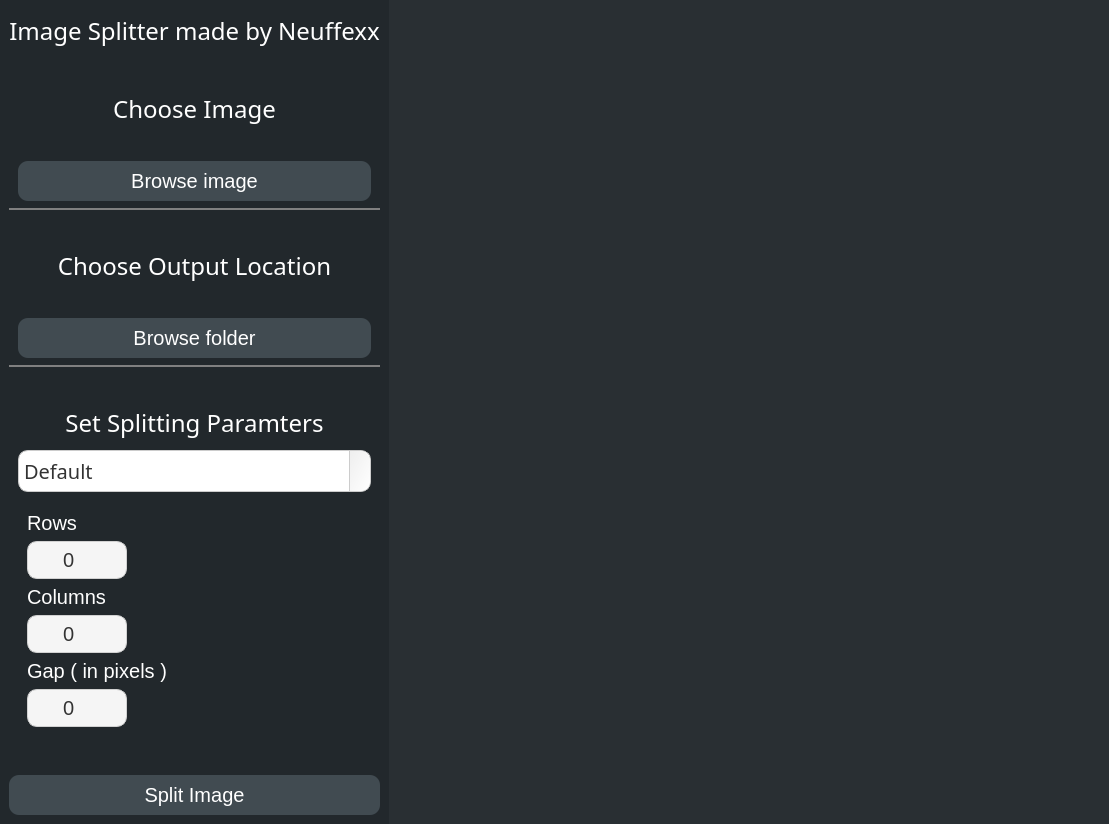
<?xml version="1.0" encoding="UTF-8"?>
<ui version="4.0">
 <class>MainWindow</class>
 <widget class="QMainWindow" name="MainWindow">
  <property name="geometry">
   <rect>
    <x>0</x>
    <y>0</y>
    <width>1109</width>
    <height>824</height>
   </rect>
  </property>
  <property name="font">
   <font>
    <pointsize>9</pointsize>
    <italic>false</italic>
    <bold>false</bold>
   </font>
  </property>
  <property name="windowTitle">
   <string>DisplayKeys-IS</string>
  </property>
  <property name="windowIcon">
   <iconset>
    <normaloff>ProjectFiles/assets/DisplayKeys-IS.ico</normaloff>ProjectFiles/assets/DisplayKeys-IS.ico</iconset>
  </property>
  <property name="styleSheet">
   <string notr="true">#left_menu_wrapper {
	background-color: #22282c;
}

#preview_wrapper {
	background-color: #292f33;
}

* {
	font: &quot;Poppins&quot;;
}

QLabel {
color: white;
}
QPushButton{
	border-radius: 10px;
	background-color: rgb(65, 75, 81);
	color: white;
}
QPushButton:hover {
    background-color: rgb(82, 95, 102);
    border: 2px solid #AAAAAA;
}
QComboBox {
	border-radius: 10px;
	background-color: rgb(65, 75, 81);
	color: white;
}
</string>
  </property>
  <widget class="QWidget" name="centralwidget">
   <layout class="QHBoxLayout" name="horizontalLayout">
    <property name="spacing">
     <number>0</number>
    </property>
    <property name="leftMargin">
     <number>0</number>
    </property>
    <property name="topMargin">
     <number>0</number>
    </property>
    <property name="rightMargin">
     <number>0</number>
    </property>
    <property name="bottomMargin">
     <number>0</number>
    </property>
    <item>
     <widget class="QWidget" name="left_menu_wrapper" native="true">
      <property name="styleSheet">
       <string notr="true"/>
      </property>
      <layout class="QVBoxLayout" name="verticalLayout_4">
       <property name="spacing">
        <number>30</number>
       </property>
       <item>
        <widget class="QLabel" name="title_label">
         <property name="font">
          <font>
           <family>Poppins</family>
           <pointsize>18</pointsize>
           <italic>false</italic>
           <bold>false</bold>
          </font>
         </property>
         <property name="text">
          <string>Image Splitter made by Neuffexx</string>
         </property>
         <property name="alignment">
          <set>Qt::AlignCenter</set>
         </property>
        </widget>
       </item>
       <item>
        <widget class="QWidget" name="import_image_wrapper" native="true">
         <property name="styleSheet">
          <string notr="true">.QWidget {
border-bottom: 2px solid grey
}</string>
         </property>
         <layout class="QVBoxLayout" name="verticalLayout">
          <item>
           <widget class="QLabel" name="browse_label">
            <property name="font">
             <font>
              <family>Poppins</family>
              <pointsize>18</pointsize>
              <italic>false</italic>
              <bold>false</bold>
             </font>
            </property>
            <property name="text">
             <string>Choose Image</string>
            </property>
            <property name="alignment">
             <set>Qt::AlignCenter</set>
            </property>
           </widget>
          </item>
          <item>
           <widget class="QLabel" name="input_image_path">
            <property name="font">
             <font>
              <pointsize>15</pointsize>
              <italic>false</italic>
              <bold>false</bold>
             </font>
            </property>
            <property name="text">
             <string/>
            </property>
            <property name="alignment">
             <set>Qt::AlignCenter</set>
            </property>
           </widget>
          </item>
          <item>
           <widget class="QPushButton" name="browse_button">
            <property name="minimumSize">
             <size>
              <width>0</width>
              <height>40</height>
             </size>
            </property>
            <property name="font">
             <font>
              <pointsize>15</pointsize>
              <italic>false</italic>
              <bold>false</bold>
             </font>
            </property>
            <property name="cursor">
             <cursorShape>PointingHandCursor</cursorShape>
            </property>
            <property name="text">
             <string>Browse image</string>
            </property>
           </widget>
          </item>
         </layout>
        </widget>
       </item>
       <item>
        <widget class="QWidget" name="output_wrapper" native="true">
         <property name="styleSheet">
          <string notr="true">.QWidget {
border-bottom: 2px solid grey
}</string>
         </property>
         <layout class="QVBoxLayout" name="verticalLayout_2">
          <item>
           <widget class="QLabel" name="browse_label_2">
            <property name="font">
             <font>
              <family>Poppins</family>
              <pointsize>18</pointsize>
              <italic>false</italic>
              <bold>false</bold>
             </font>
            </property>
            <property name="text">
             <string>Choose Output Location</string>
            </property>
            <property name="alignment">
             <set>Qt::AlignCenter</set>
            </property>
           </widget>
          </item>
          <item>
           <widget class="QLabel" name="input_image_path_2">
            <property name="font">
             <font>
              <pointsize>15</pointsize>
              <italic>false</italic>
              <bold>false</bold>
             </font>
            </property>
            <property name="text">
             <string/>
            </property>
            <property name="alignment">
             <set>Qt::AlignCenter</set>
            </property>
           </widget>
          </item>
          <item>
           <widget class="QPushButton" name="browse_button_2">
            <property name="minimumSize">
             <size>
              <width>0</width>
              <height>40</height>
             </size>
            </property>
            <property name="font">
             <font>
              <pointsize>15</pointsize>
              <italic>false</italic>
              <bold>false</bold>
             </font>
            </property>
            <property name="cursor">
             <cursorShape>PointingHandCursor</cursorShape>
            </property>
            <property name="text">
             <string>Browse folder</string>
            </property>
           </widget>
          </item>
         </layout>
        </widget>
       </item>
       <item>
        <widget class="QWidget" name="splitting_wrapper" native="true">
         <property name="styleSheet">
          <string notr="true"/>
         </property>
         <layout class="QVBoxLayout" name="verticalLayout_5">
          <property name="spacing">
           <number>10</number>
          </property>
          <item>
           <widget class="QLabel" name="splitting_title">
            <property name="font">
             <font>
              <family>Poppins</family>
              <pointsize>18</pointsize>
              <italic>false</italic>
              <bold>false</bold>
             </font>
            </property>
            <property name="text">
             <string>Set Splitting Paramters</string>
            </property>
            <property name="alignment">
             <set>Qt::AlignCenter</set>
            </property>
           </widget>
          </item>
          <item>
           <widget class="QComboBox" name="comboBox">
            <property name="minimumSize">
             <size>
              <width>162</width>
              <height>30</height>
             </size>
            </property>
            <property name="maximumSize">
             <size>
              <width>16777215</width>
              <height>16777215</height>
             </size>
            </property>
            <property name="font">
             <font>
              <family>Poppins</family>
              <pointsize>15</pointsize>
              <italic>false</italic>
              <bold>false</bold>
             </font>
            </property>
            <property name="cursor">
             <cursorShape>PointingHandCursor</cursorShape>
            </property>
            <property name="styleSheet">
             <string notr="true">QComboBox {
    background-color: #FFFFFF;
    border: 1px solid #CCCCCC;
    border-radius: 10px;
    padding: 5px;
    min-width: 150px;
    color: #333333;
}

QComboBox::drop-down {
    subcontrol-origin: padding;
    subcontrol-position: right;
    width: 20px;
    border-left-width: 1px;
    border-left-color: #CCCCCC;
    border-left-style: solid;
    border-top-right-radius: 10px;
    border-bottom-right-radius: 10px;
    background: qlineargradient(x1:0, y1:0, x2:1, y2:1, stop:0 #EEEEEE, stop:1 #FFFFFF);
}

QComboBox::down-arrow {
    image: url(assets/chevron-down.svg)
}

QComboBox:hover {
    background-color: #F2F2F2;
    border: 1px solid #AAAAAA;
}

QComboBox::drop-down:hover {
    background: qlineargradient(x1:0, y1:0, x2:1, y2:1, stop:0 #DDDDDD, stop:1 #FFFFFF);
}</string>
            </property>
            <property name="currentText">
             <string>Default</string>
            </property>
            <property name="frame">
             <bool>true</bool>
            </property>
            <item>
             <property name="text">
              <string>Default</string>
             </property>
            </item>
            <item>
             <property name="text">
              <string>User Defined</string>
             </property>
            </item>
           </widget>
          </item>
          <item>
           <widget class="QWidget" name="settings_wrapper" native="true">
            <property name="font">
             <font>
              <pointsize>15</pointsize>
              <italic>false</italic>
              <bold>false</bold>
             </font>
            </property>
            <property name="styleSheet">
             <string notr="true">QSpinBox {
    border: 1px solid #d1d1d1;
    border-radius: 10px;
    padding: 5px;
    background-color: #f5f5f5;
    color: #333333;
}

QSpinBox:hover {
    background-color: #e8e8e8;
}

QSpinBox::up-button {
    subcontrol-origin: border;
    subcontrol-position: top right;
    width: 16px;
    border-top-right-radius: 10px;
}

QSpinBox::down-button {
    subcontrol-origin: border;
    subcontrol-position: bottom right;
    width: 16px;
    border-bottom-right-radius: 10px;
}

QSpinBox::up-arrow {
    image: url(assets/chevron-up.svg);
    width: 10px;
    height: 10px;
}

QSpinBox::down-arrow {
    image: url(assets/chevron-up.svg);
    width: 10px;
    height: 10px;
}</string>
            </property>
            <layout class="QVBoxLayout" name="verticalLayout_3">
             <item>
              <widget class="QLabel" name="rows_label">
               <property name="font">
                <font>
                 <pointsize>15</pointsize>
                 <italic>false</italic>
                 <bold>false</bold>
                </font>
               </property>
               <property name="text">
                <string>Rows</string>
               </property>
               <property name="alignment">
                <set>Qt::AlignLeading|Qt::AlignLeft|Qt::AlignVCenter</set>
               </property>
              </widget>
             </item>
             <item>
              <widget class="QSpinBox" name="rows_box">
               <property name="maximumSize">
                <size>
                 <width>100</width>
                 <height>16777215</height>
                </size>
               </property>
               <property name="font">
                <font>
                 <pointsize>15</pointsize>
                 <italic>false</italic>
                 <bold>false</bold>
                </font>
               </property>
               <property name="alignment">
                <set>Qt::AlignCenter</set>
               </property>
               <property name="maximum">
                <number>100</number>
               </property>
              </widget>
             </item>
             <item>
              <widget class="QLabel" name="columns_label">
               <property name="font">
                <font>
                 <pointsize>15</pointsize>
                 <italic>false</italic>
                 <bold>false</bold>
                </font>
               </property>
               <property name="text">
                <string>Columns</string>
               </property>
               <property name="alignment">
                <set>Qt::AlignLeading|Qt::AlignLeft|Qt::AlignVCenter</set>
               </property>
              </widget>
             </item>
             <item>
              <widget class="QSpinBox" name="columns_box">
               <property name="maximumSize">
                <size>
                 <width>100</width>
                 <height>16777215</height>
                </size>
               </property>
               <property name="font">
                <font>
                 <pointsize>15</pointsize>
                 <italic>false</italic>
                 <bold>false</bold>
                </font>
               </property>
               <property name="alignment">
                <set>Qt::AlignCenter</set>
               </property>
              </widget>
             </item>
             <item>
              <widget class="QLabel" name="gap_label">
               <property name="font">
                <font>
                 <pointsize>15</pointsize>
                 <italic>false</italic>
                 <bold>false</bold>
                </font>
               </property>
               <property name="text">
                <string>Gap ( in pixels )</string>
               </property>
               <property name="alignment">
                <set>Qt::AlignLeading|Qt::AlignLeft|Qt::AlignVCenter</set>
               </property>
              </widget>
             </item>
             <item>
              <widget class="QSpinBox" name="gap_box">
               <property name="maximumSize">
                <size>
                 <width>100</width>
                 <height>16777215</height>
                </size>
               </property>
               <property name="font">
                <font>
                 <pointsize>15</pointsize>
                 <italic>false</italic>
                 <bold>false</bold>
                </font>
               </property>
               <property name="alignment">
                <set>Qt::AlignCenter</set>
               </property>
              </widget>
             </item>
            </layout>
           </widget>
          </item>
         </layout>
        </widget>
       </item>
       <item>
        <widget class="QPushButton" name="split_image_button">
         <property name="minimumSize">
          <size>
           <width>0</width>
           <height>40</height>
          </size>
         </property>
         <property name="font">
          <font>
           <pointsize>15</pointsize>
           <italic>false</italic>
           <bold>false</bold>
          </font>
         </property>
         <property name="cursor">
          <cursorShape>PointingHandCursor</cursorShape>
         </property>
         <property name="text">
          <string>Split Image</string>
         </property>
        </widget>
       </item>
      </layout>
     </widget>
    </item>
    <item>
     <widget class="QWidget" name="preview_wrapper" native="true">
      <property name="sizePolicy">
       <sizepolicy hsizetype="Expanding" vsizetype="Preferred">
        <horstretch>0</horstretch>
        <verstretch>0</verstretch>
       </sizepolicy>
      </property>
      <layout class="QVBoxLayout" name="verticalLayout_6">
       <property name="topMargin">
        <number>150</number>
       </property>
       <property name="bottomMargin">
        <number>150</number>
       </property>
       <item>
        <widget class="QWidget" name="preview_widget" native="true"/>
       </item>
      </layout>
     </widget>
    </item>
   </layout>
  </widget>
 </widget>
 <resources/>
 <connections/>
</ui>
